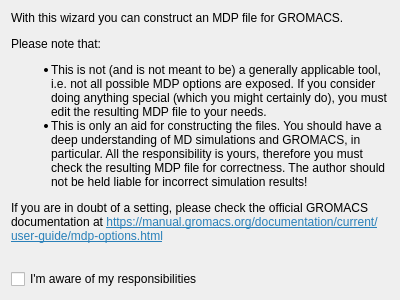
<?xml version="1.0" encoding="UTF-8"?>
<ui version="4.0">
 <class>WizardPage</class>
 <widget class="QWizardPage" name="WizardPage">
  <property name="geometry">
   <rect>
    <x>0</x>
    <y>0</y>
    <width>400</width>
    <height>300</height>
   </rect>
  </property>
  <property name="windowTitle">
   <string>WizardPage</string>
  </property>
  <property name="title">
   <string>Welcome</string>
  </property>
  <layout class="QVBoxLayout" name="verticalLayout">
   <item>
    <widget class="QLabel" name="label">
     <property name="text">
      <string>&lt;html&gt;&lt;head/&gt;&lt;body&gt;&lt;p&gt;With this wizard you can construct an MDP file for GROMACS.&lt;/p&gt;&lt;p&gt;Please note that:&lt;/p&gt;&lt;ul style=&quot;margin-top: 0px; margin-bottom: 0px; margin-left: 0px; margin-right: 0px; -qt-list-indent: 1;&quot;&gt;&lt;li style=&quot; margin-top:12px; margin-bottom:0px; margin-left:0px; margin-right:0px; -qt-block-indent:0; text-indent:0px;&quot;&gt;This is not (and is not meant to be) a generally applicable tool, i.e. not all possible MDP options are exposed. If you consider doing anything special (which you might certainly do), you must edit the resulting MDP file to your needs.&lt;/li&gt;&lt;li style=&quot; margin-top:0px; margin-bottom:12px; margin-left:0px; margin-right:0px; -qt-block-indent:0; text-indent:0px;&quot;&gt;This is only an aid for constructing the files. You should have a deep understanding of MD simulations and GROMACS, in particular. All the responsibility is yours, therefore you must check the resulting MDP file for correctness. The author should not be held liable for incorrect simulation results!&lt;/li&gt;&lt;/ul&gt;&lt;p&gt;If you are in doubt of a setting, please check the official GROMACS documentation at &lt;a href=&quot;https://manual.gromacs.org/documentation/current/user-guide/mdp-options.html&quot;&gt;&lt;span style=&quot; text-decoration: underline; color:#2980b9;&quot;&gt;https://manual.gromacs.org/documentation/current/user-guide/mdp-options.html&lt;/span&gt;&lt;/a&gt;&lt;/p&gt;&lt;/body&gt;&lt;/html&gt;</string>
     </property>
     <property name="wordWrap">
      <bool>true</bool>
     </property>
    </widget>
   </item>
   <item>
    <spacer name="verticalSpacer">
     <property name="orientation">
      <enum>Qt::Vertical</enum>
     </property>
     <property name="sizeHint" stdset="0">
      <size>
       <width>20</width>
       <height>40</height>
      </size>
     </property>
    </spacer>
   </item>
   <item>
    <widget class="QCheckBox" name="consentCheckBox">
     <property name="text">
      <string>I'm aware of my responsibilities</string>
     </property>
    </widget>
   </item>
  </layout>
 </widget>
 <resources/>
 <connections/>
</ui>
